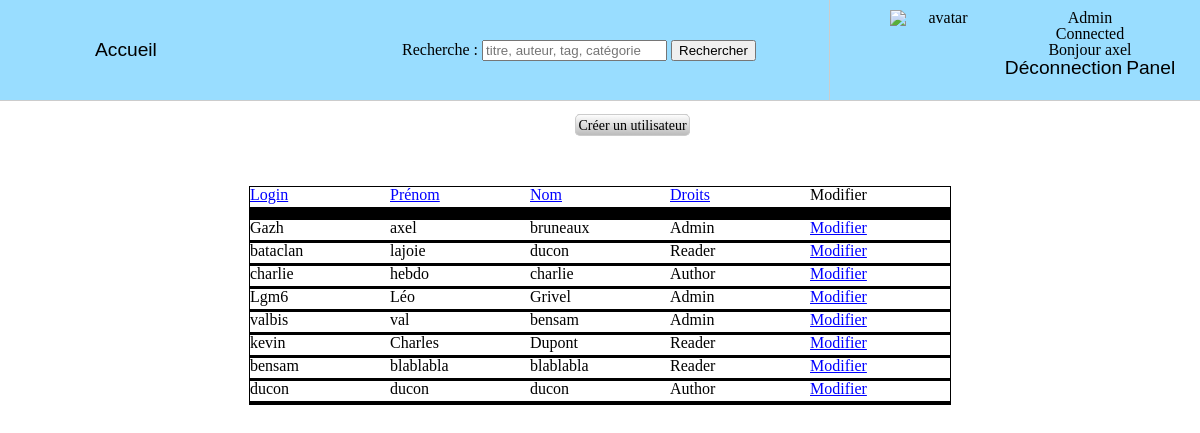
Page /allUsers.php (signed in) on the committed database.
### tables this page shows
CREATE TABLE IF NOT EXISTS `rights` (
`id` int(11) NOT NULL,
  `whichRight` varchar(255) NOT NULL
);

CREATE TABLE IF NOT EXISTS `users` (
`id` int(11) NOT NULL,
  `password` varchar(255) NOT NULL,
  `firstname` varchar(255) NOT NULL,
  `lastname` varchar(255) NOT NULL,
  `login` varchar(255) NOT NULL,
  `email` varchar(255) NOT NULL,
  `avatar` varchar(255) NOT NULL,
  `adress` varchar(255) NOT NULL,
  `age` int(11) NOT NULL,
  `phone` varchar(255) NOT NULL,
  `rights` int(11) NOT NULL
);

### allUsers.php (the view, shortened to what this page needs)
<?php
include "header.php";
	?>
	<?php
if (!isset($_GET["id"]) && !isset($_GET["delete"]) && !isset($_GET["createUser"]))
{
	echo "<a id='createUser' href='allUsers.php?createUser=1'>Créer un utilisateur</a>";
	if (!isset($_GET["sort"]))
	{
		$req = $bdd->prepare("SELECT whichRight, users.id, firstName, lastName, login FROM users LEFT JOIN rights ON users.rights = rights.id");
		$req->execute();
	}
	elseif ($_GET["sort"] == "rights")
	{
		$req = $bdd->prepare("SELECT whichRight, users.id, firstName, lastName, login FROM users LEFT JOIN rights ON users.rights = rights.id ORDER BY rights.id DESC");
		$req->execute();
	}
	elseif ($_GET["sort"] == "login")
	{
		$req = $bdd->prepare("SELECT whichRight, users.id, firstName, lastName, login FROM users LEFT JOIN rights ON users.rights = rights.id ORDER BY login");
		$req->execute();
	}
	elseif ($_GET["sort"] == "firstName")
	{
		$req = $bdd->prepare("SELECT whichRight, users.id, firstName, lastName, login FROM users LEFT JOIN rights ON users.rights = rights.id ORDER BY firstName");
		$req->execute();
	}
	elseif ($_GET["sort"] == "lastName")
	{
		$req = $bdd->prepare("SELECT whichRight, users.id, firstName, lastName, login FROM users LEFT JOIN rights ON users.rights = rights.id ORDER BY lastName");
		$req->execute();
	}
	else
	{
		$req = $bdd->prepare("SELECT whichRight, users.id, firstName, lastName, login FROM users LEFT JOIN rights ON users.rights = rights.id");
		$req->execute();
	}
	?>
	<div id='allUsers'>
		<p id="firstColumn"><span class='eachColumn'><a href="allUsers.php?sort=login">Login</a></span><span class='eachColumn'><a href="allUsers.php?sort=firstName">Prénom</a></span><span class='eachColumn'><a href="allUsers.php?sort=lastName">Nom</a></span><span class='eachColumn'><a href="allUsers.php?sort=rights">Droits</a></span><span class='eachColumn'>Modifier</span></p>
		<?php
		foreach ($req->fetchAll() as $key => $value)
		{
			echo "<p><span class='eachColumn'>". $value["login"] ."</span><span class='eachColumn'>". $value["firstName"] ."</span><span class='eachColumn'>". $value["lastName"] ."</span><span class='eachColumn'>". $value["whichRight"] ."</span><span class='eachColumn'><a href='allUsers.php?id=". $value["id"] ."'>Modifier</a></span></p>\n";
		}
		?>
	</div>
	<?php
    }
    include "footer.php";
    ?>

### header.php (shortened to what this page needs)
<?php
try
{
	$bdd = new PDO("mysql:host=theradishparadise.tk; dbname=grivel_l_my_weblog; charset=utf8", "grivel_l", "7tm9TwhvA8OhGKwxQxD2", array(PDO::ATTR_ERRMODE => PDO::ERRMODE_EXCEPTION));
}
catch (Exception $e)
{
	die("Erreur: ". $e->getMessage());
}
?>
<!DOCTYPE html>
<html>
<head>
	<link rel="stylesheet" type="text/css" href="css/stylesheet.css">
</head>
<body>
    <header class="header">
    <?php
        if (isset($_SESSION["connected"]) && $_SESSION["connected"] == 1)
        {
          ?>
          <div class="connected">
             <?php
             if ($_SESSION["avatar"] != "")
             {
                echo "<img id='avatar' src=". $_SESSION['avatar'] ." alt='avatar' />";
             }
             if (!isset($_SESSION["whichRight"]))
             {
                $req = $bdd->prepare("SELECT whichRight FROM rights LEFT JOIN users ON users.rights = rights.id WHERE users.id = :id");
                $req->bindParam(":id", $_SESSION["id"]);
                $req->execute();
                foreach ($req->fetchAll() as $key => $value)
                {
                   echo $value["whichRight"];
               }
           }
           else
           {
            echo $_SESSION["whichRight"];
        }
        ?>
        <p>Connected</p>
        <p>Bonjour <?php echo $_SESSION["firstName"] ?></p>
        <a title="Deconnection" href="disconnect.php">Déconnection</a>
        <a title="Acces au profil" href="profil.php">Panel</a>
    </div>
        <?php
            }
        ?>
        <ul>
                <li><a href="index.php">Accueil</a></li>
            </ul>
            <div id="searchBar">
                <form action="index.php">
                    <label>Recherche :
                    <input type="text" name="search" placeholder="titre, auteur, tag, catégorie"/>
                    </label>
                    <input type="submit" value="Rechercher" />
                </form>
            </div>
        </header>
        <section id="content">

### footer.php
</section>
</body>
</html>

### css/stylesheet.css (style rules this page uses)
html, body, div, span, applet, object, iframe, h1, h2, h3, h4, h5, h6, p, blockquote, pre, a, abbr, acronym, address, big, cite, code, del, dfn, em, img, ins, kbd, q, s, samp, small, strike, strong, sub, sup, tt, var, b, u, i, center, dl, dt, dd, ol, ul, li, fieldset, form, label, legend, table, caption, tbody, tfoot, thead, tr, th, td, article, aside, canvas, details, embed, figure, figcaption, footer, header, hgroup, menu, nav, output, ruby, section, summary, time, mark, audio, video { margin: 0; padding: 0; border: 0; font-size: 100%; font: inherit; vertical-align: baseline; }
article, aside, details, figcaption, figure, footer, header, hgroup, menu, nav, section { display: block; }
body { line-height: 1; margin: 0px auto; }
html, body { height: 100%; width: 100%; }
ol, ul { list-style: none; }
a { color: blue; }
.connected { float: right; width: 300px; height: 100px; padding: 10px; border-radius: 10px; }
#avatar { height: 80px; width: 100px; float: left; }
#allUsers { width: 700px; height: 98%; margin: auto; border: 1px solid black; margin-top: 3%; }
.eachColumn { width: 20%; height: 20px; display: inline-block; border-bottom: 3px solid black; }
#firstColumn { border-bottom: 10px solid black; }
form label { display: block; }
form input { display: block; }
a { cursor: pointer; }
.header { position: fixed; top: 0px; height: 100px; width: 100%; background-color: #99ddff; border-bottom: 1px solid #cccccc; text-align: center; z-index: 99; }
.header a { font-family: helvetica, comic-sans-ms; color: black; font-size: 1.2em; text-decoration: none; }
.header ul { float: left; line-height: 100px; }
.header ul li { display: inline; background-image: url("../images/css/logo.png"); margin-left:95px; margin-right: 95px; }
body { background-image: url("../images/css/background3.jpg"); }
#content { margin-top: 100px; }
#searchBar { float: right; margin-right: 50px; width: 500px; border-right: 1px solid #cccccc; line-height: 100px; }
#searchBar input { display: inline-block; }
#searchBar label { display: inline-block; }
#createUser { border: 1px solid #cccccc; background-image:linear-gradient(#fdfdfd , #bcbcbc); border-radius: 5px; font-size: 14px; padding: 2.5px; margin-left: 575px; line-height: 50px; text-decoration: none; color: black; }

### rows in the picture
rights: whichRight "Admin"
users: login "Gazh", firstname "axel", lastname "bruneaux", rights.whichRight "Admin"
users: login "bataclan", firstname "lajoie", lastname "ducon", rights.whichRight "Reader"
users: login "charlie", firstname "hebdo", lastname "charlie", rights.whichRight "Author"
users: login "Lgm6", firstname "Léo", lastname "Grivel", rights.whichRight "Admin"
users: login "valbis", firstname "val", lastname "bensam", rights.whichRight "Admin"
users: login "kevin", firstname "Charles", lastname "Dupont", rights.whichRight "Reader"
users: login "bensam", firstname "blablabla", lastname "blablabla", rights.whichRight "Reader"
users: login "ducon", firstname "ducon", lastname "ducon", rights.whichRight "Author"

### other values in the picture
$_SESSION["firstName"] "axel"
